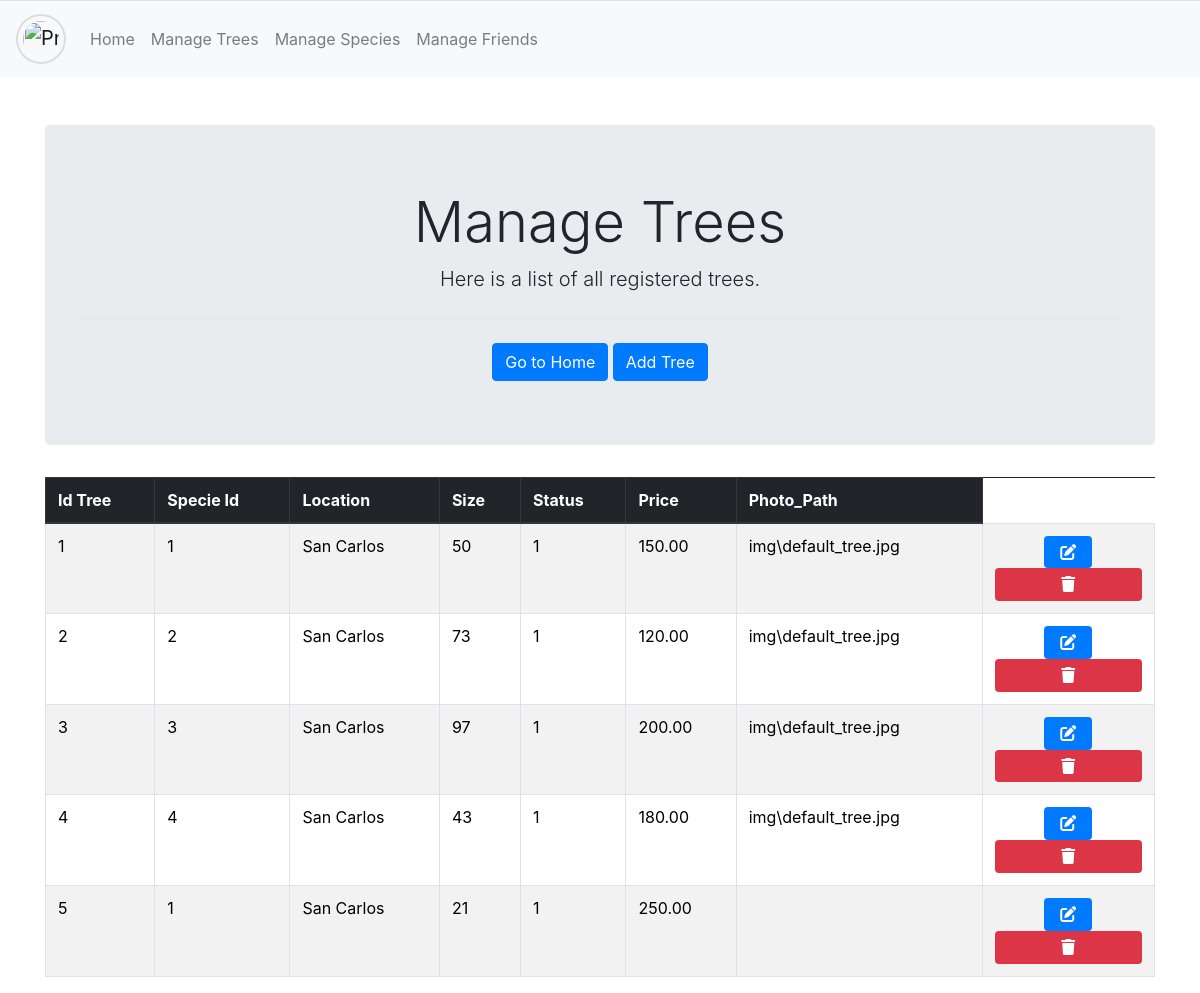
The app's page /administrator/manage_trees.php with its own data.
### tables this page shows
CREATE TABLE `trees` (
  `Id_Tree` int(11) NOT NULL,
  `Specie_Id` int(11) DEFAULT NULL,
  `Location` varchar(255) NOT NULL,
  `Size` int(11) NOT NULL,
  `StatusT` int(1) NOT NULL DEFAULT 1,
  `Price` decimal(10,2) NOT NULL,
  `Photo_Path` varchar(255) DEFAULT NULL
);

### utils/administrator/admin_functions.php (called while the page is built, shortened)
<?php
function getConnection(): bool|mysqli {
    $servername = "localhost";
    $username   = "root";
    $password   = "";
    $dbname     = "mytrees";
    try {
        $conn = new mysqli($servername, $username, $password, $dbname, 3306);
        return $conn;
    } catch (Exception $e) {
        echo "Error de conexión: " . $e->getMessage();
        return false;
    }
}
function getTrees(): array {
    $conn = getConnection();
    $trees = [];
    if ($conn) {
        $query = "
            SELECT Id_Tree, Specie_Id, Location, Size, StatusT, Price, Photo_Path
            FROM trees
        ";
        $result = mysqli_query($conn, $query);
        if ($result) {
            while ($row = mysqli_fetch_assoc($result)) {
                $trees[] = [
                    'Id_Tree'       => $row['Id_Tree'],
                    'Specie_Id'     => $row['Specie_Id'],
                    'Location'      => $row['Location'],
                    'Size'          => $row['Size'],
                    'StatusT'       => $row['StatusT'],
                    'Price'         => $row['Price'],
                    'Photo_Path'    => $row['Photo_Path'],
                ];
            }
        } else {
            echo "Query error: " . mysqli_error($conn);
        }
    } else {
        echo "Connection error: " . mysqli_connect_error();
    }
    return $trees;
}

### administrator/manage_trees.php (the view, shortened to what this page needs)
<?php
  include('../utils/administrator/admin_functions.php');
  $trees = getTrees();
?>
<link href="https://cdn.jsdelivr.net/npm/bootstrap@5.3.3/dist/css/bootstrap.min.css" rel="stylesheet">
<link rel="stylesheet" href="../css/styles_manage_specie.css">
<?php require('../inc/header_admin.php')?>
<div class="container mt-5">
    <div class="jumbotron text-center">
      <h1 class="display-4">Manage Trees</h1>
      <p class="lead">Here is a list of all registered trees.</p>
      <hr class="my-4">
      <a href="../administrator/admin.php" class="btn btn-primary">Go to Home</a>
      <a href="register_tree.php" class="btn btn-primary">Add Tree</a>
    </div>
    <div class="table-responsive">
      <table class="table table-striped table-bordered">
        <thead class="thead-dark">
            <tr>
                <th>Id Tree</th>
                <th>Specie Id</th>
                <th>Location</th>
                <th>Size</th>
                <th>Status</th>
                <th>Price</th>
                <th>Photo_Path</th>
            </tr>
        </thead>
        <tbody>
          <?php
              if (!empty($trees)) {
                foreach ($trees as $tree) { ?>
                    <tr>
                        <td><?= $tree['Id_Tree'] ?></td>
                        <td><?= $tree['Specie_Id'] ?></td>
                        <td><?= $tree['Location'] ?></td>
                        <td><?= $tree['Size'] ?></td>
                        <td><?= $tree['StatusT'] ?></td>
                        <td><?= $tree['Price'] ?></td>
                        <td><?= $tree['Photo_Path'] ?></td>
                        <td class="text-center">
                        <a href="update_tree.php?id=<?= $tree['Id_Tree'] ?>" class="btn btn-edit" title="Edit">
                            </a>
                            <form action="<?= BASE_URL; ?>actions/administrator/delete_tree.php" method="POST" style="display:inline;" title="Delete">
                                <button type="submit" class="btn btn-delete" onclick="return confirm('Are you sure you want to delete this tree?');">
                                </button>
                            </form>
                        </td>
                    </tr>
                <?php }
              }
            ?>
        </tbody>
    </table>
  </div>
</div>

### css/profile.css (style rules this page uses)
.container { margin-top: 50px; }
button { width: 100%; }

### records on screen
trees: Id_Tree "1", Specie_Id "1", Location "San Carlos", Size "50", StatusT "1", Price "150.00", Photo_Path "img\\default_tree.jpg"
trees: Id_Tree "2", Specie_Id "2", Location "San Carlos", Size "73", StatusT "1", Price "120.00", Photo_Path "img\\default_tree.jpg"
trees: Id_Tree "3", Specie_Id "3", Location "San Carlos", Size "97", StatusT "1", Price "200.00", Photo_Path "img\\default_tree.jpg"
trees: Id_Tree "4", Specie_Id "4", Location "San Carlos", Size "43", StatusT "1", Price "180.00", Photo_Path "img\\default_tree.jpg"
trees: Id_Tree "5", Specie_Id "1", Location "San Carlos", Size "21", StatusT "1", Price "250.00"
